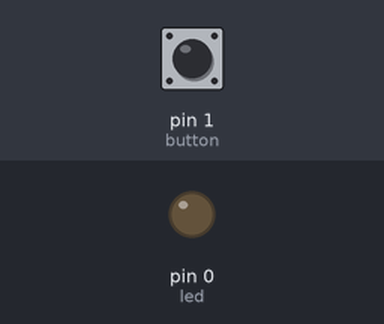
A sketch run on a simulated Arduino Uno, built with avr-gcc and run on an emulated ATmega328P. Shown: output pins drawn as LEDs (lit = HIGH). The inputs (shaded band) are chosen by the test bench; at power-on: pin 1 (button) HIGH.

Above: at 1.2 s.
1.3 s: pin 1 (button) pulled LOW for 0.15 s
At 1.4 s:
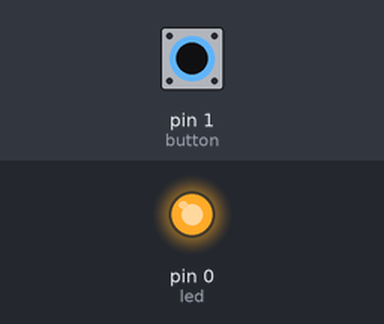
3.0 s: pin 1 (button) pulled LOW for 3.2 s
At 7.1 s:
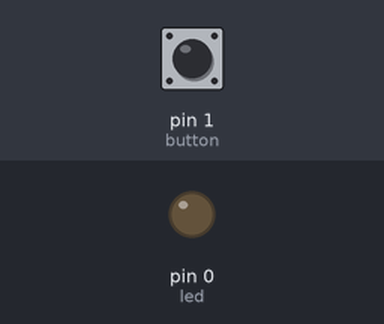
Timing chart, 0 to 8.6 s (numbered marks = the images above; inputs shaded):
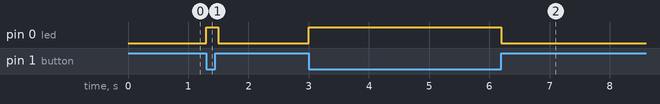

Measured:
- after the input at 1.3 s, pin 0 (led): LOW → HIGH at once, → LOW 0.20 s later
- after the input at 3.0 s, pin 0 (led): LOW → HIGH at once, → LOW 3.2 s later

The sketch:

button_2026.ino
```cpp
/*

*/
const int button = 1;
const int led = 0;
// the setup function runs once when you press reset or power the board
void setup() {
  // initialize digital pin LED_BUILTIN as an output.
  pinMode(button, INPUT_PULLUP);
  pinMode(led, OUTPUT);
}

// the loop function runs over and over again forever
void loop() {
  digitalWrite(led, !(digitalRead(button)));

  delay(100);                      // wait for a second
}
```
